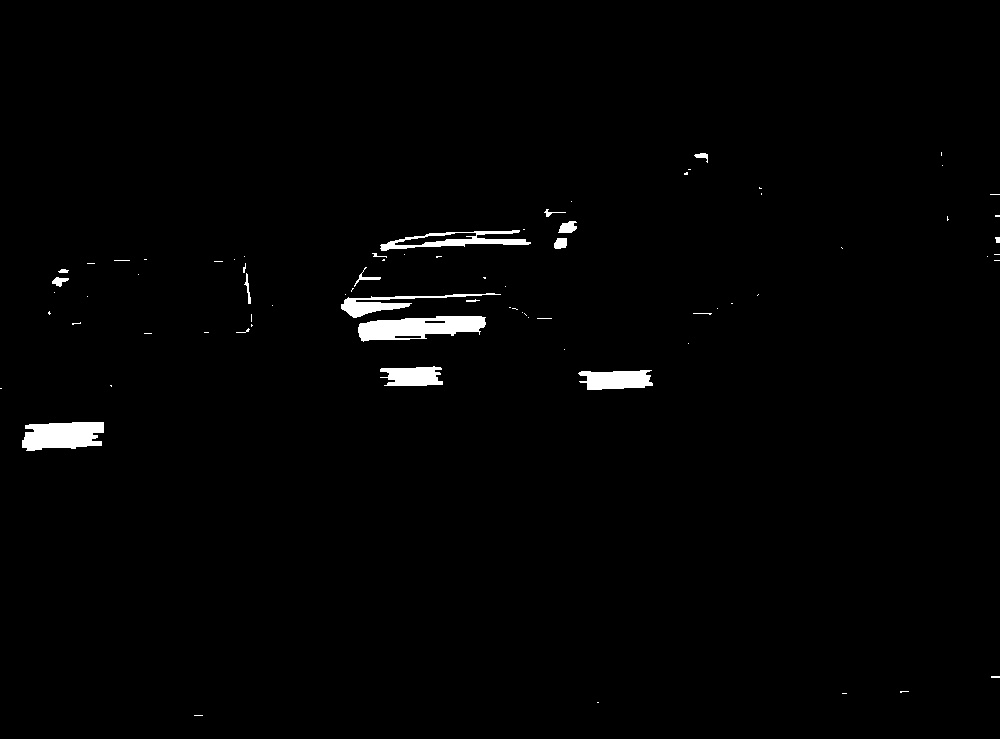
#> input picture resources/image/debug/3817_48_morph_close.jpg, 1000 x 739 px
$ python -i CPlateLocate_test.py   (imports and definitions only)
#> lines starting #> are read from the running program, lines starting #| are printed output that depends on the picture; after the words box and inside, x2 and y2 are one past the last pixel; in counts of white or black regions, pixels touching at a corner belong together
#> further down, picture is the input picture: shape (739, 1000, 3); min 0, max 255, mean 3.3
# -*- coding:utf-8 -*-
"""
@author:SiriYang
@file:CPlateLocate_test.py
@time:2018/8/1 14:19
"""

import cv2 as cv
import numpy as np


class CPlateLocate:
    DEFAULT_GAUSSIANBLUR_SIZE = 5
    SOBEL_SCALE = 1
    SOBEL_DELTA = 0
    SOBEL_DDEPTH = cv.CV_16S
    SOBEL_X_WEIGHT = 1
    SOBEL_Y_WEIGHT = 0
    DEFAULT_MORPH_SIZE_WIDTH = 17
    DEFAULT_MORPH_SIZE_HEIGHT = 3

    WIDTH = 136
    HEIGHT = 36
    TYPE = cv.CV_8UC3

    DEFAULT_ERROR = 0.65
    DEFAULT_ASPECT = 3.75
    DEFAULT_VERIFY_MIN = 2
    DEFAULT_VERIFY_MAX = 24

    DEFAULT_ANGLE = 60

    DEFAULT_DEBUG = False

    def __init__(self):
        # 高斯模糊所用变量
        self.__GaussianBlurSize = CPlateLocate.DEFAULT_GAUSSIANBLUR_SIZE

        # 连接操作所用变量
        self.__MorphSizeWidth = CPlateLocate.DEFAULT_MORPH_SIZE_WIDTH
        self.__MorphSizeHeight = CPlateLocate.DEFAULT_MORPH_SIZE_HEIGHT

        # verifySize所用变量
        self.__error = CPlateLocate.DEFAULT_ERROR
        self.__aspect = CPlateLocate.DEFAULT_ASPECT
        self.__verifyMin = CPlateLocate.DEFAULT_VERIFY_MIN
        self.__verifyMax = CPlateLocate.DEFAULT_VERIFY_MAX

        # 角度判断所用变量
        self.__angle = CPlateLocate.DEFAULT_ANGLE

        # 是否开启调试模式，0关闭，非0开启
        self.__debug = CPlateLocate.DEFAULT_DEBUG

    # [17 lines left out: function setLifemode, not called in this run]

    def plateLocate(self, src):
        """
        定位车牌图像
        :param src:原始图像
        :return:
            resultList 一个numpy.ndarray的list，存储所有抓取到的图像
            成功返回0，否则返回-1
        """
        resultList = []
        debugList = []

        scale = CPlateLocate.SOBEL_SCALE
        delta = CPlateLocate.SOBEL_DELTA
        ddepth = CPlateLocate.SOBEL_DDEPTH

        if type(src) == None:
            return -1, resultList, debugList

        # 高斯模糊。第二个参数中的数字影响车牌定位的效果。
        src_blur = cv.GaussianBlur(src, (self.__GaussianBlurSize, self.__GaussianBlurSize), 0, 0, cv.BORDER_DEFAULT)

        if self.__debug:
            cv.imwrite("resourcs/tmp/CPlateLocate_plateLocate_src_blur.jpg", src_blur)
            debugList.append(src_blur)

        # 将其转换为灰度图
        src_gray = cv.cvtColor(src_blur, cv.COLOR_BGR2GRAY)

        if self.__debug:
            cv.imwrite("resourcs/tmp/CPlateLocate_plateLocate_src_gray.jpg", src_gray)
            debugList.append(src_gray)

        grad_x = cv.Sobel(src_gray, ddepth, 1, 0, 3, 1, scale, delta, cv.BORDER_DEFAULT)
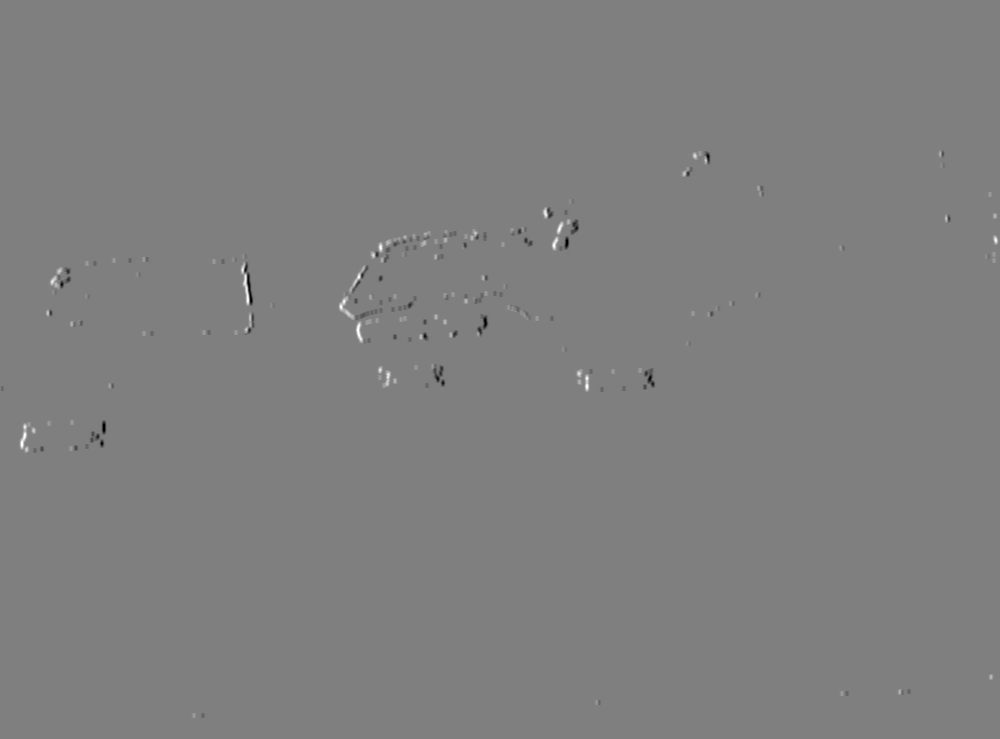
#> grad_x: shape (739, 1000) int16; min -159, max 159, mean 0; drawn with min black and max white
        abs_grad_x = cv.convertScaleAbs(grad_x)

        grad_y = cv.Sobel(src_gray, ddepth, 0, 1, 3, 1, scale, delta, cv.BORDER_DEFAULT)
        abs_grad_y = cv.convertScaleAbs(grad_y)
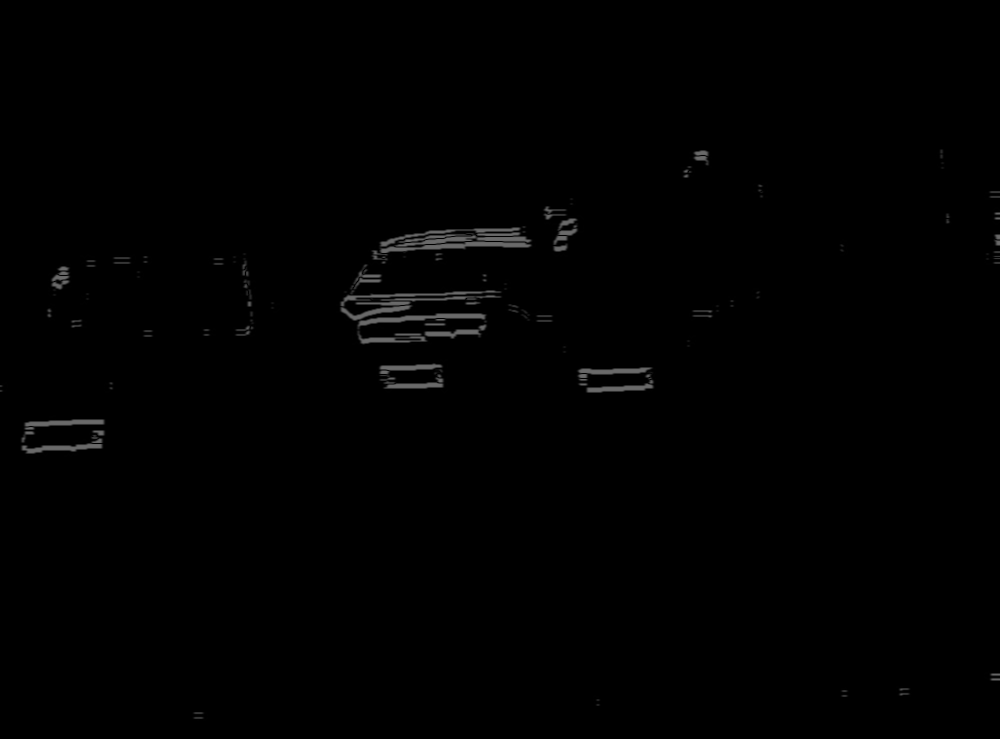
#> abs_grad_y: shape (739, 1000); min 0, max 107, mean 1.1

        grad = cv.addWeighted(abs_grad_x, CPlateLocate.SOBEL_X_WEIGHT, abs_grad_y, CPlateLocate.SOBEL_Y_WEIGHT, 0)

        if self.__debug:
            cv.imwrite("resourcs/tmp/CPlateLocate_plateLocate_grad.jpg", grad)
            debugList.append(grad)

        img_threshold = cv.threshold(grad, 0, 255, cv.THRESH_OTSU + cv.THRESH_BINARY)[1]
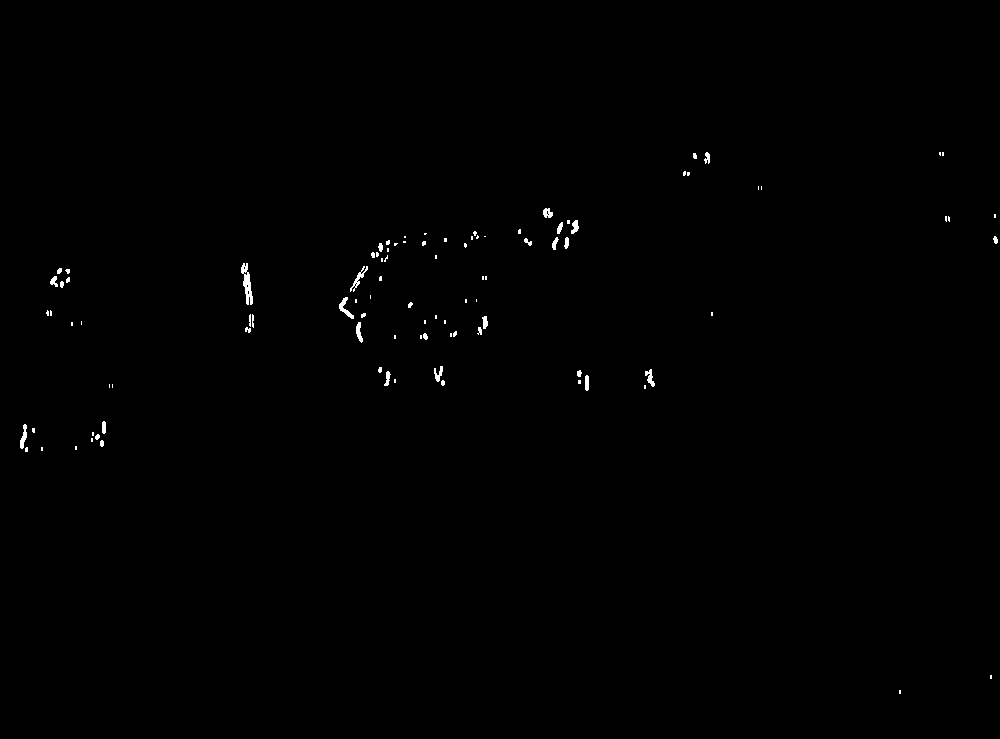
#> img_threshold: shape (739, 1000); 0.33% white; 99 white regions (63 under 20 px), largest, box (x1, y1, x2, y2) and area: (241, 263, 253, 305) 252, (350, 266, 368, 292) 116, (339, 297, 354, 319) 116

        if self.__debug:
            cv.imwrite("resourcs/tmp/CPlateLocate_plateLocate_img_threshold.jpg", img_threshold)
            debugList.append(img_threshold)

        element = cv.getStructuringElement(cv.MORPH_RECT, (self.__MorphSizeWidth, self.__MorphSizeHeight))
        img_threshold_close = cv.morphologyEx(img_threshold, cv.MORPH_CLOSE, element)
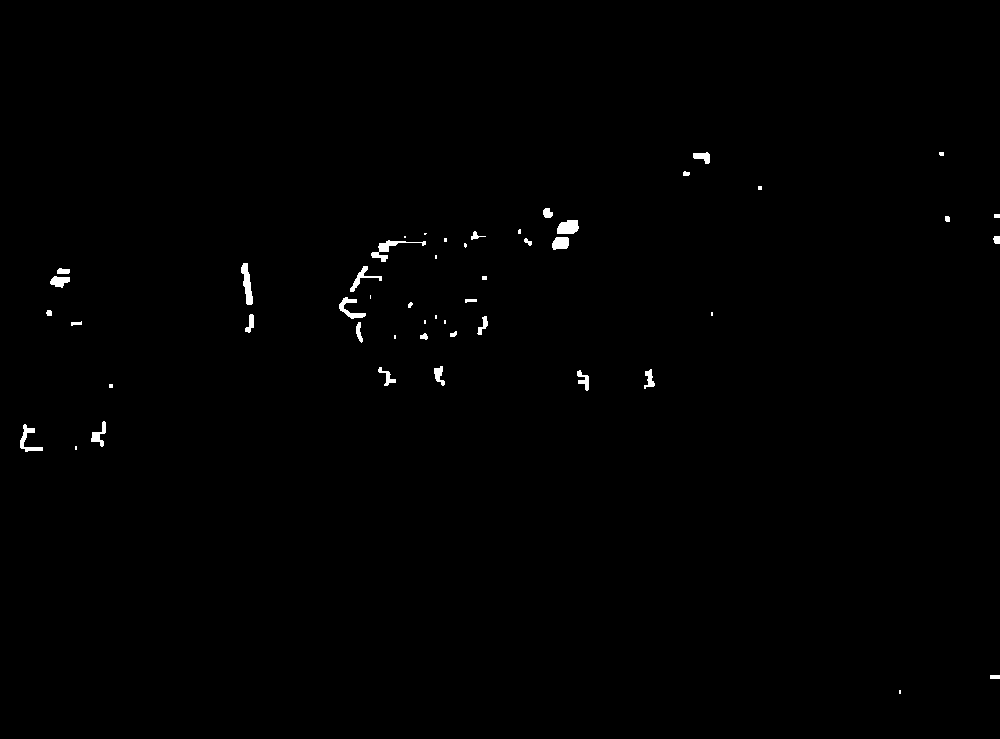
#> img_threshold_close: shape (739, 1000); 0.49% white; 50 white regions (17 under 20 px)

        if self.__debug:
            cv.imwrite("resourcs/tmp/CPlateLocate_plateLocate_img_threshold_close.jpg", img_threshold_close)
            debugList.append(img_threshold_close)

        contours = cv.findContours(img_threshold_close, cv.RETR_EXTERNAL, cv.CHAIN_APPROX_NONE)[1]
#> contours = 50 contours, 22 with area under 20; largest, box (x1, y1, x2, y2) and area: (241, 263, 253, 305) 232, (557, 220, 579, 234) 226, (371, 240, 426, 262) 205, (339, 297, 366, 319) 172, (20, 424, 43, 452) 163

        if self.__debug:
            result = src.copy()
            drawContoursResult = cv.drawContours(result, contours, -1, (0, 0, 255), 1)
            cv.imwrite("resourcs/tmp/CPlateLocate_plateLocate_drawContoursResult.jpg", drawContoursResult)
            debugList.append(drawContoursResult)

        if self.__debug:
            rect_img = result.copy()
            debugList.append(rect_img)

        k = 0
        for i in range(len(contours)):
            mr = cv.minAreaRect(contours[i])
            if self.verifySizes(mr):

                width = mr[1][0]
                height = mr[1][1]
                r = width / height
                angle = mr[2]
                center = (mr[0][0] + width / 2, mr[0][1] + height / 2)
                if r < 1:
                    angle = 90 + angle
                    width, height = height, width
                if angle - self.__angle < 0 and angle + self.__angle > 0:
                    rotmat = cv.getRotationMatrix2D(center, angle, 1)
                    rows, cols = src.shape[0], src.shape[1]
                    img_rotated = cv.warpAffine(src, rotmat, (rows, cols), cv.INTER_CUBIC)
                    k += 1
                    resultMat = self.showResultMat(img_rotated, (int(width), int(height)), mr[0], k)
                    resultList.append(resultMat)

                    if self.__debug:
                        rect_points = cv.boxPoints(mr)
                        rect_points = np.int0(rect_points)
                        rect_img = cv.drawContours(rect_img, [rect_points], -1, (0, 255, 255), 1)
#> this loop made 50 passes
#> (mr, area in verifySizes) on passes 2, 4, 5, 7, 8, 9, 10, 12, 13, 14: (((994.5, 676.5), (3, 9), -90), 27), (((31, 437.5), (27, 22), -90), 594), (((98.33, 432.9), (25.17, 12.92), -81.25), 325.3), (((582.5, 380), (20, 11), -90), 220), (((647.5, 378.5), (10.83, 17.53), -12.09), 189.8), (((386.4, 374.8), (12.47, 20.09), -23.2), 250.6), (((438.8, 375.9), (8.85, 19.23), -7.59), 170.3), (((423.5, 336), (6, 7), -90), 42), (((453, 333.5), (5, 6), -90), 30), (((358.6, 332.1), (5.33, 20.22), -7.13), 107.8)
#> mr on pass 26: ((370, 296.5), (3, 0), -90)
#> after the loop, k = 0; resultList = []

        if self.__debug:
            cv.imwrite("resourcs/tmp/CPlateLocate_plateLocate_rect_img.jpg", rect_img)

        return 0, resultList, debugList

    def verifySizes(self, mr):

        error = self.__error

        aspect = self.__aspect

        min = self.__verifyMin * 44 * 14
        max = self.__verifyMax * 44 * 14

        rmin = aspect - aspect * error
        rmax = aspect + aspect * error

        width = mr[1][0]
        height = mr[1][1]

        if width == 0 or height == 0:
            return False

        area = width * height
        r = width / height

        if r < 1:
            r = height / width

        if area < min or area > max or r < rmin or r > rmax:
            return False
        else:
            return True

    # [10 lines left out: function showResultMat, not called in this run]

    def setGaussianBlurSize(self, param):
        self.__GaussianBlurSize = param

    def getGaussianBlurSize(self):
        return self.__GaussianBlurSize

    def setMorphSizeWidth(self, param):
        self.__MorphSizeWidth = param

    def getMorphSizeWidth(self, param):
        return self.__MorphSizeWidth

    def setMorphSizeHeight(self, param):
        self.__MorphSizeHeight = param

    def getMorphSizeHeight(self, param):
        return self.__MorphSizeHeight

    def setVerifyError(self, param):
        self.__error = param

    def getVerifyError(self):
        return self.__error

    def setVerifyAspect(self, param):
        self.__aspect = param

    def getVerifyAspect(self):
        return self.__aspect

    def setVerifyMin(self, param):
        self.__verifyMin = param

    def setVerifyMiax(self, param):
        self.__verifyMax = param

    def setJudgeAngle(self, param):
        self.__angle = param

    def setDebug(self, param):
        self.__debug = param

    def getDebug(self):
        return self.__debug

>>> import cv2
>>> picture = cv2.imread('../resources/image/debug/3817_48_morph_close.jpg')
>>> result = CPlateLocate().plateLocate(picture)
#> result = (0, [], [])

$ run again, on resources/image/debug/3817_50_morph_close.jpg
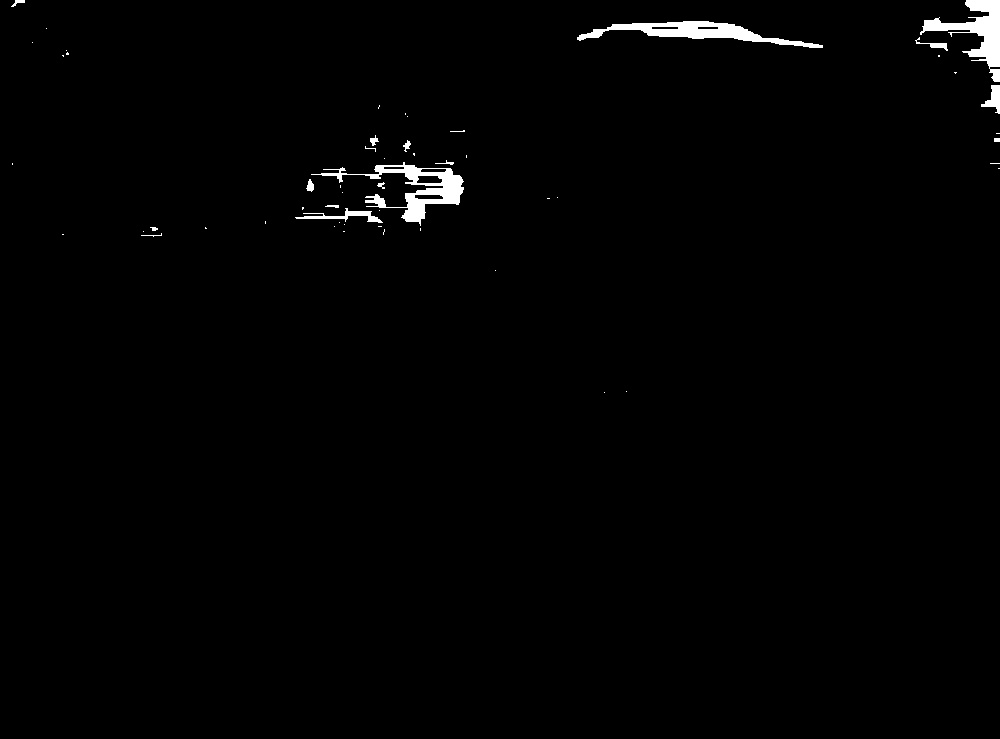
#> input picture resources/image/debug/3817_50_morph_close.jpg, 1000 x 739 px
#> picture is the input picture: shape (739, 1000, 3); min 0, max 255, mean 2.8
#> in plateLocate, `img_threshold = cv.threshold(grad, 0, 255, cv.THRESH_OTSU + cv.THRESH_..`:
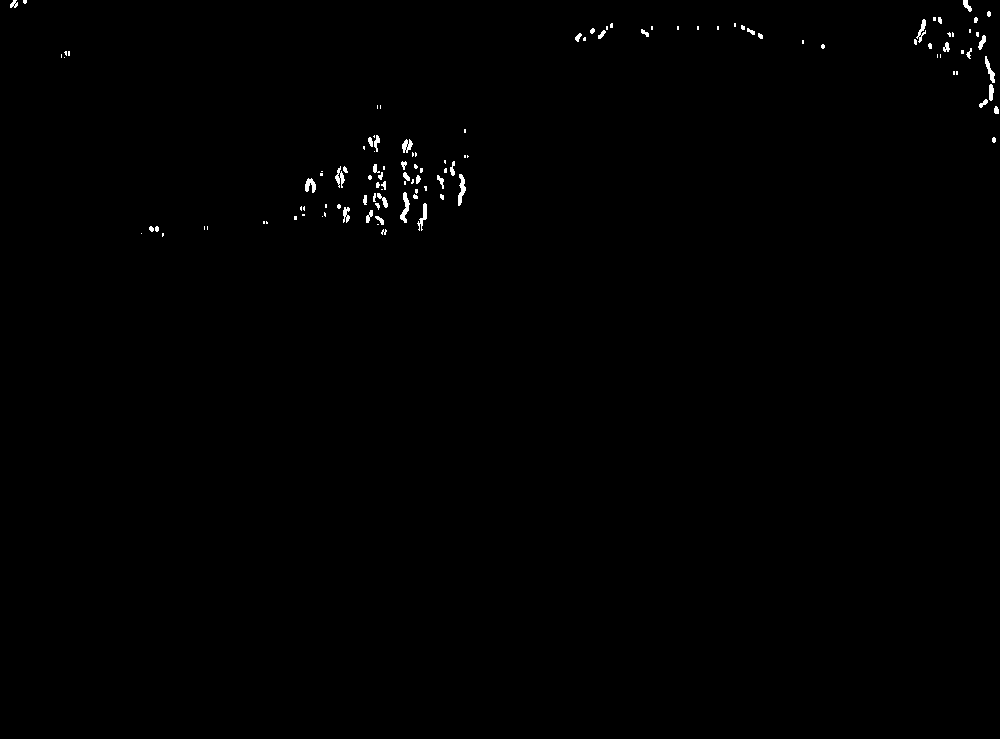
#> img_threshold: shape (739, 1000); 0.39% white; 116 white regions (68 under 20 px), largest, box (x1, y1, x2, y2) and area: (400, 192, 410, 223) 139, (458, 174, 466, 206) 136, (417, 203, 427, 231) 109
#> img_threshold_close: shape (739, 1000); 0.72% white; 36 white regions (15 under 20 px)
#> contours = 36 contours, 19 with area under 20; largest, box (x1, y1, x2, y2) and area: (400, 160, 466, 231) 1472, (914, 17, 1000, 114) 911, (325, 204, 384, 225) 279, (575, 23, 613, 42) 240, (363, 193, 388, 210) 236
#> the loop in plateLocate, `for i in range(len(contours)):` made 36 passes
#> (mr, area in verifySizes, angle, center, rotmat) on pass 34: (((968.7, 58.08), (54.48, 120), -45.9), 6539.1, 44.1, (995.9, 118.1), [[0.718, 0.696, 198.6], [-0.696, 0.718, 726.4]])
#> after the loop in plateLocate, `for i in range(len(contours)):`:
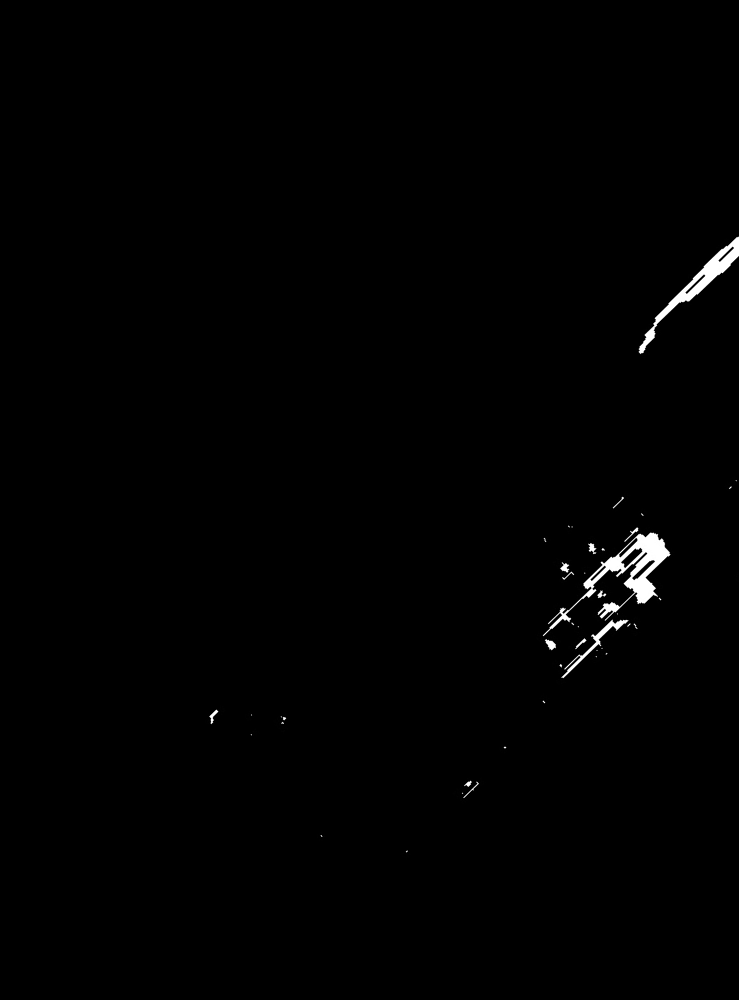
#> img_rotated: shape (1000, 739, 3); min 0, max 255, mean 1.7
#> after the loop in plateLocate, `for i in range(len(contours)):`: k = 1; resultList = 1 item
